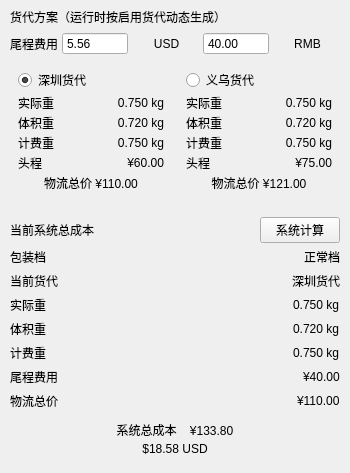
<?xml version="1.0" encoding="UTF-8"?>
<ui version="4.0">
<widget class="QWidget" name="logisticsPanel">
 <layout class="QVBoxLayout" name="logisticsPanelLayout" stretch="0,0">
  <property name="spacing"><number>0</number></property>
  <property name="leftMargin"><number>0</number></property>
  <property name="topMargin"><number>0</number></property>
  <property name="rightMargin"><number>0</number></property>
  <property name="bottomMargin"><number>0</number></property>
  <item>
  <widget class="QFrame" name="freightSection">
                   <property name="sizePolicy">
                    <sizepolicy hsizetype="Expanding" vsizetype="Preferred">
                     <horstretch>27</horstretch>
                     <verstretch>0</verstretch>
                    </sizepolicy>
                   </property>
                   <property name="minimumSize">
                    <size>
                     <width>350</width>
                     <height>0</height>
                    </size>
                   </property>
                   <property name="card" stdset="0">
                    <bool>true</bool>
                   </property>
                   <layout class="QVBoxLayout" name="freightLayout" stretch="0,0,1">
                    <property name="spacing">
                     <number>6</number>
                    </property>
                    <property name="leftMargin">
                     <number>10</number>
                    </property>
                    <property name="topMargin">
                     <number>8</number>
                    </property>
                    <property name="rightMargin">
                     <number>10</number>
                    </property>
                    <property name="bottomMargin">
                     <number>10</number>
                    </property>
                    <item>
                     <widget class="QLabel" name="lblFreightTitle">
                      <property name="sizePolicy">
                       <sizepolicy hsizetype="Preferred" vsizetype="Fixed">
                        <horstretch>0</horstretch>
                        <verstretch>0</verstretch>
                       </sizepolicy>
                      </property>
                      <property name="maximumSize">
                       <size>
                        <width>16777215</width>
                        <height>28</height>
                       </size>
                      </property>
                      <property name="text">
                       <string>货代方案（运行时按启用货代动态生成）</string>
                      </property>
                      <property name="sectionTitle" stdset="0">
                       <bool>true</bool>
                      </property>
                     </widget>
                    </item>
                    <item>
                     <layout class="QGridLayout" name="tailFreightLayout" columnstretch="0,1,1">
                      <property name="leftMargin">
                       <number>0</number>
                      </property>
                      <property name="topMargin">
                       <number>0</number>
                      </property>
                      <property name="rightMargin">
                       <number>0</number>
                      </property>
                      <property name="bottomMargin">
                       <number>0</number>
                      </property>
                      <property name="spacing">
                       <number>4</number>
                      </property>
                      <item row="0" column="0">
                       <widget class="QLabel" name="lblTailFreight">
                        <property name="text">
                         <string>尾程费用</string>
                        </property>
                       </widget>
                      </item>
                      <item row="0" column="1">
                       <layout class="QHBoxLayout" name="layout_spinTailFreightUsd">
                        <property name="spacing">
                         <number>6</number>
                        </property>
                        <property name="leftMargin">
                         <number>0</number>
                        </property>
                        <property name="topMargin">
                         <number>0</number>
                        </property>
                        <property name="rightMargin">
                         <number>0</number>
                        </property>
                        <property name="bottomMargin">
                         <number>0</number>
                        </property>
                        <item>
                         <widget class="QDoubleSpinBox" name="spinTailFreightUsd">
                          <property name="toolTip">
                           <string>可编辑尾程费用（USD）</string>
                          </property>
                          <property name="readOnly">
                           <bool>false</bool>
                          </property>
                          <property name="buttonSymbols">
                           <enum>QAbstractSpinBox::NoButtons</enum>
                          </property>
                          <property name="decimals">
                           <number>2</number>
                          </property>
                          <property name="minimum">
                           <double>0.000000000000000</double>
                          </property>
                          <property name="maximum">
                           <double>9999.000000000000000</double>
                          </property>
                          <property name="singleStep">
                           <double>1.000000000000000</double>
                          </property>
                          <property name="value">
                           <double>5.560000000000000</double>
                          </property>
                         </widget>
                        </item>
                        <item>
                         <widget class="QLabel" name="unit_spinTailFreightUsd">
                          <property name="minimumSize">
                           <size>
                            <width>36</width>
                            <height>0</height>
                           </size>
                          </property>
                          <property name="text">
                           <string>USD</string>
                          </property>
                          <property name="alignment">
                           <set>Qt::AlignmentFlag::AlignCenter</set>
                          </property>
                          <property name="unitLabel" stdset="0">
                           <bool>true</bool>
                          </property>
                         </widget>
                        </item>
                       </layout>
                      </item>
                      <item row="0" column="2">
                       <layout class="QHBoxLayout" name="layout_spinTailFreightRmb">
                        <property name="spacing">
                         <number>6</number>
                        </property>
                        <property name="leftMargin">
                         <number>0</number>
                        </property>
                        <property name="topMargin">
                         <number>0</number>
                        </property>
                        <property name="rightMargin">
                         <number>0</number>
                        </property>
                        <property name="bottomMargin">
                         <number>0</number>
                        </property>
                        <item>
                         <widget class="QDoubleSpinBox" name="spinTailFreightRmb">
                          <property name="toolTip">
                           <string>按当前汇率换算，仅显示</string>
                          </property>
                          <property name="readOnly">
                           <bool>true</bool>
                          </property>
                          <property name="buttonSymbols">
                           <enum>QAbstractSpinBox::NoButtons</enum>
                          </property>
                          <property name="decimals">
                           <number>2</number>
                          </property>
                          <property name="minimum">
                           <double>0.000000000000000</double>
                          </property>
                          <property name="maximum">
                           <double>99999.000000000000000</double>
                          </property>
                          <property name="singleStep">
                           <double>1.000000000000000</double>
                          </property>
                          <property name="value">
                           <double>40.000000000000000</double>
                          </property>
                          <property name="preview" stdset="0">
                           <bool>true</bool>
                          </property>
                         </widget>
                        </item>
                        <item>
                         <widget class="QLabel" name="unit_spinTailFreightRmb">
                          <property name="minimumSize">
                           <size>
                            <width>36</width>
                            <height>0</height>
                           </size>
                          </property>
                          <property name="text">
                           <string>RMB</string>
                          </property>
                          <property name="alignment">
                           <set>Qt::AlignmentFlag::AlignCenter</set>
                          </property>
                          <property name="unitLabel" stdset="0">
                           <bool>true</bool>
                          </property>
                         </widget>
                        </item>
                       </layout>
                      </item>
                     </layout>
                    </item>
                    <item>
                     <layout class="QHBoxLayout" name="forwarderCardsLayout" stretch="1,1">
                      <property name="spacing">
                       <number>6</number>
                      </property>
                      <property name="leftMargin">
                       <number>0</number>
                      </property>
                      <property name="topMargin">
                       <number>0</number>
                      </property>
                      <property name="rightMargin">
                       <number>0</number>
                      </property>
                      <property name="bottomMargin">
                       <number>0</number>
                      </property>
                      <item>
                       <widget class="QFrame" name="forwarderCardShenzhen">
                        <property name="sizePolicy">
                         <sizepolicy hsizetype="Expanding" vsizetype="Expanding">
                          <horstretch>1</horstretch>
                          <verstretch>1</verstretch>
                         </sizepolicy>
                        </property>
                        <property name="minimumSize">
                         <size>
                          <width>145</width>
                          <height>0</height>
                         </size>
                        </property>
                        <property name="selected" stdset="0">
                         <bool>true</bool>
                        </property>
                        <layout class="QGridLayout" name="forwarderShenzhenLayout" columnstretch="1,1">
                         <property name="leftMargin">
                          <number>8</number>
                         </property>
                         <property name="topMargin">
                          <number>7</number>
                         </property>
                         <property name="rightMargin">
                          <number>8</number>
                         </property>
                         <property name="bottomMargin">
                          <number>7</number>
                         </property>
                         <property name="spacing">
                          <number>2</number>
                         </property>
                         <item row="0" column="0" colspan="2">
                          <widget class="QRadioButton" name="radioForwarderShenzhen">
                           <property name="text">
                            <string>深圳货代</string>
                           </property>
                           <property name="checked">
                            <bool>true</bool>
                           </property>
                          </widget>
                         </item>
                         <item row="1" column="0">
                          <widget class="QLabel" name="lblShenzhen1Name">
                           <property name="text">
                            <string>实际重</string>
                           </property>
                          </widget>
                         </item>
                         <item row="1" column="1">
                          <widget class="QLabel" name="lblShenzhen1Value">
                           <property name="text">
                            <string>0.750 kg</string>
                           </property>
                           <property name="alignment">
                            <set>Qt::AlignmentFlag::AlignRight|Qt::AlignmentFlag::AlignTrailing|Qt::AlignmentFlag::AlignVCenter</set>
                           </property>
                          </widget>
                         </item>
                         <item row="2" column="0">
                          <widget class="QLabel" name="lblShenzhen2Name">
                           <property name="text">
                            <string>体积重</string>
                           </property>
                          </widget>
                         </item>
                         <item row="2" column="1">
                          <widget class="QLabel" name="lblShenzhen2Value">
                           <property name="text">
                            <string>0.720 kg</string>
                           </property>
                           <property name="alignment">
                            <set>Qt::AlignmentFlag::AlignRight|Qt::AlignmentFlag::AlignTrailing|Qt::AlignmentFlag::AlignVCenter</set>
                           </property>
                          </widget>
                         </item>
                         <item row="3" column="0">
                          <widget class="QLabel" name="lblShenzhen3Name">
                           <property name="text">
                            <string>计费重</string>
                           </property>
                          </widget>
                         </item>
                         <item row="3" column="1">
                          <widget class="QLabel" name="lblShenzhen3Value">
                           <property name="text">
                            <string>0.750 kg</string>
                           </property>
                           <property name="alignment">
                            <set>Qt::AlignmentFlag::AlignRight|Qt::AlignmentFlag::AlignTrailing|Qt::AlignmentFlag::AlignVCenter</set>
                           </property>
                          </widget>
                         </item>
                         <item row="4" column="0">
                          <widget class="QLabel" name="lblShenzhen4Name">
                           <property name="text">
                            <string>头程</string>
                           </property>
                          </widget>
                         </item>
                         <item row="4" column="1">
                          <widget class="QLabel" name="lblShenzhen4Value">
                           <property name="text">
                            <string>¥60.00</string>
                           </property>
                           <property name="alignment">
                            <set>Qt::AlignmentFlag::AlignRight|Qt::AlignmentFlag::AlignTrailing|Qt::AlignmentFlag::AlignVCenter</set>
                           </property>
                          </widget>
                         </item>
                         <item row="5" column="0" colspan="2">
                          <widget class="QLabel" name="lblShenzhenTotal">
                           <property name="text">
                            <string>物流总价 ¥110.00</string>
                           </property>
                           <property name="alignment">
                            <set>Qt::AlignmentFlag::AlignCenter</set>
                           </property>
                           <property name="totalValue" stdset="0">
                            <bool>true</bool>
                           </property>
                          </widget>
                         </item>
                        </layout>
                        <property name="uiPlaceholder">
                         <bool>true</bool>
                        </property>
                       </widget>
                      </item>
                      <item>
                       <widget class="QFrame" name="forwarderCardYiwu">
                        <property name="sizePolicy">
                         <sizepolicy hsizetype="Expanding" vsizetype="Expanding">
                          <horstretch>1</horstretch>
                          <verstretch>1</verstretch>
                         </sizepolicy>
                        </property>
                        <property name="minimumSize">
                         <size>
                          <width>145</width>
                          <height>0</height>
                         </size>
                        </property>
                        <layout class="QGridLayout" name="forwarderYiwuLayout" columnstretch="1,1">
                         <property name="leftMargin">
                          <number>8</number>
                         </property>
                         <property name="topMargin">
                          <number>7</number>
                         </property>
                         <property name="rightMargin">
                          <number>8</number>
                         </property>
                         <property name="bottomMargin">
                          <number>7</number>
                         </property>
                         <property name="spacing">
                          <number>2</number>
                         </property>
                         <item row="0" column="0" colspan="2">
                          <widget class="QRadioButton" name="radioForwarderYiwu">
                           <property name="text">
                            <string>义乌货代</string>
                           </property>
                          </widget>
                         </item>
                         <item row="1" column="0">
                          <widget class="QLabel" name="lblYiwu1Name">
                           <property name="text">
                            <string>实际重</string>
                           </property>
                          </widget>
                         </item>
                         <item row="1" column="1">
                          <widget class="QLabel" name="lblYiwu1Value">
                           <property name="text">
                            <string>0.750 kg</string>
                           </property>
                           <property name="alignment">
                            <set>Qt::AlignmentFlag::AlignRight|Qt::AlignmentFlag::AlignTrailing|Qt::AlignmentFlag::AlignVCenter</set>
                           </property>
                          </widget>
                         </item>
                         <item row="2" column="0">
                          <widget class="QLabel" name="lblYiwu2Name">
                           <property name="text">
                            <string>体积重</string>
                           </property>
                          </widget>
                         </item>
                         <item row="2" column="1">
                          <widget class="QLabel" name="lblYiwu2Value">
                           <property name="text">
                            <string>0.720 kg</string>
                           </property>
                           <property name="alignment">
                            <set>Qt::AlignmentFlag::AlignRight|Qt::AlignmentFlag::AlignTrailing|Qt::AlignmentFlag::AlignVCenter</set>
                           </property>
                          </widget>
                         </item>
                         <item row="3" column="0">
                          <widget class="QLabel" name="lblYiwu3Name">
                           <property name="text">
                            <string>计费重</string>
                           </property>
                          </widget>
                         </item>
                         <item row="3" column="1">
                          <widget class="QLabel" name="lblYiwu3Value">
                           <property name="text">
                            <string>0.750 kg</string>
                           </property>
                           <property name="alignment">
                            <set>Qt::AlignmentFlag::AlignRight|Qt::AlignmentFlag::AlignTrailing|Qt::AlignmentFlag::AlignVCenter</set>
                           </property>
                          </widget>
                         </item>
                         <item row="4" column="0">
                          <widget class="QLabel" name="lblYiwu4Name">
                           <property name="text">
                            <string>头程</string>
                           </property>
                          </widget>
                         </item>
                         <item row="4" column="1">
                          <widget class="QLabel" name="lblYiwu4Value">
                           <property name="text">
                            <string>¥75.00</string>
                           </property>
                           <property name="alignment">
                            <set>Qt::AlignmentFlag::AlignRight|Qt::AlignmentFlag::AlignTrailing|Qt::AlignmentFlag::AlignVCenter</set>
                           </property>
                          </widget>
                         </item>
                         <item row="5" column="0" colspan="2">
                          <widget class="QLabel" name="lblYiwuTotal">
                           <property name="text">
                            <string>物流总价 ¥121.00</string>
                           </property>
                           <property name="alignment">
                            <set>Qt::AlignmentFlag::AlignCenter</set>
                           </property>
                           <property name="totalValue" stdset="0">
                            <bool>true</bool>
                           </property>
                          </widget>
                         </item>
                        </layout>
                        <property name="uiPlaceholder">
                         <bool>true</bool>
                        </property>
                       </widget>
                      </item>
                     </layout>
                    </item>
                   </layout>
                  </widget>
  </item>
  <item>
  <widget class="QFrame" name="systemCostSection">
                   <property name="sizePolicy">
                    <sizepolicy hsizetype="Expanding" vsizetype="Preferred">
                     <horstretch>16</horstretch>
                     <verstretch>0</verstretch>
                    </sizepolicy>
                   </property>
                   <property name="minimumSize">
                    <size>
                     <width>220</width>
                     <height>0</height>
                    </size>
                   </property>
                   <property name="card" stdset="0">
                    <bool>true</bool>
                   </property>
                   <layout class="QVBoxLayout" name="systemCostLayout" stretch="0,0,0,0,0,0,0,0,1">
                    <property name="spacing">
                     <number>4</number>
                    </property>
                    <property name="leftMargin">
                     <number>10</number>
                    </property>
                    <property name="topMargin">
                     <number>8</number>
                    </property>
                    <property name="rightMargin">
                     <number>10</number>
                    </property>
                    <property name="bottomMargin">
                     <number>10</number>
                    </property>
                    <item>
                     <layout class="QHBoxLayout" name="systemCostHeaderLayout">
                      <property name="spacing">
                       <number>5</number>
                      </property>
                      <property name="leftMargin">
                       <number>0</number>
                      </property>
                      <property name="topMargin">
                       <number>0</number>
                      </property>
                      <property name="rightMargin">
                       <number>0</number>
                      </property>
                      <property name="bottomMargin">
                       <number>0</number>
                      </property>
                      <item>
                       <widget class="QLabel" name="lblSystemCostTitle">
                        <property name="sizePolicy">
                         <sizepolicy hsizetype="Preferred" vsizetype="Fixed">
                          <horstretch>0</horstretch>
                          <verstretch>0</verstretch>
                         </sizepolicy>
                        </property>
                        <property name="maximumSize">
                         <size>
                          <width>16777215</width>
                          <height>28</height>
                         </size>
                        </property>
                        <property name="text">
                         <string>当前系统总成本</string>
                        </property>
                        <property name="sectionTitle" stdset="0">
                         <bool>true</bool>
                        </property>
                       </widget>
                      </item>
                      <item>
                       <spacer name="systemCostHeaderSpacer">
                        <property name="orientation">
                         <enum>Qt::Orientation::Horizontal</enum>
                        </property>
                        <property name="sizeType">
                         <enum>QSizePolicy::Policy::Expanding</enum>
                        </property>
                        <property name="sizeHint" stdset="0">
                         <size>
                          <width>20</width>
                          <height>20</height>
                         </size>
                        </property>
                       </spacer>
                      </item>
                      <item>
                       <widget class="QPushButton" name="btnSystemCalculate">
                        <property name="sizePolicy">
                         <sizepolicy hsizetype="Fixed" vsizetype="Fixed">
                          <horstretch>0</horstretch>
                          <verstretch>0</verstretch>
                         </sizepolicy>
                        </property>
                        <property name="maximumSize">
                         <size>
                          <width>90</width>
                          <height>30</height>
                         </size>
                        </property>
                        <property name="text">
                         <string>系统计算</string>
                        </property>
                        <property name="visible">
                         <bool>false</bool>
                        </property>
                       </widget>
                      </item>
                     </layout>
                    </item>
                    <item>
                     <layout class="QHBoxLayout" name="systemCostRow0">
                      <property name="spacing">
                       <number>5</number>
                      </property>
                      <property name="leftMargin">
                       <number>0</number>
                      </property>
                      <property name="topMargin">
                       <number>0</number>
                      </property>
                      <property name="rightMargin">
                       <number>0</number>
                      </property>
                      <property name="bottomMargin">
                       <number>0</number>
                      </property>
                      <item>
                       <widget class="QLabel" name="lblSystemCostName0">
                        <property name="text">
                         <string>包装档</string>
                        </property>
                       </widget>
                      </item>
                      <item>
                       <spacer name="systemCostSpacer0">
                        <property name="orientation">
                         <enum>Qt::Orientation::Horizontal</enum>
                        </property>
                        <property name="sizeType">
                         <enum>QSizePolicy::Policy::Expanding</enum>
                        </property>
                        <property name="sizeHint" stdset="0">
                         <size>
                          <width>20</width>
                          <height>20</height>
                         </size>
                        </property>
                       </spacer>
                      </item>
                      <item>
                       <widget class="QLabel" name="lblSystemCostValue0">
                        <property name="text">
                         <string>正常档</string>
                        </property>
                       </widget>
                      </item>
                     </layout>
                    </item>
                    <item>
                     <layout class="QHBoxLayout" name="systemCostRow1">
                      <property name="spacing">
                       <number>5</number>
                      </property>
                      <property name="leftMargin">
                       <number>0</number>
                      </property>
                      <property name="topMargin">
                       <number>0</number>
                      </property>
                      <property name="rightMargin">
                       <number>0</number>
                      </property>
                      <property name="bottomMargin">
                       <number>0</number>
                      </property>
                      <item>
                       <widget class="QLabel" name="lblSystemCostName1">
                        <property name="text">
                         <string>当前货代</string>
                        </property>
                       </widget>
                      </item>
                      <item>
                       <spacer name="systemCostSpacer1">
                        <property name="orientation">
                         <enum>Qt::Orientation::Horizontal</enum>
                        </property>
                        <property name="sizeType">
                         <enum>QSizePolicy::Policy::Expanding</enum>
                        </property>
                        <property name="sizeHint" stdset="0">
                         <size>
                          <width>20</width>
                          <height>20</height>
                         </size>
                        </property>
                       </spacer>
                      </item>
                      <item>
                       <widget class="QLabel" name="lblSystemCostValue1">
                        <property name="text">
                         <string>深圳货代</string>
                        </property>
                       </widget>
                      </item>
                     </layout>
                    </item>
                    <item>
                     <layout class="QHBoxLayout" name="systemCostRow2">
                      <property name="spacing">
                       <number>5</number>
                      </property>
                      <property name="leftMargin">
                       <number>0</number>
                      </property>
                      <property name="topMargin">
                       <number>0</number>
                      </property>
                      <property name="rightMargin">
                       <number>0</number>
                      </property>
                      <property name="bottomMargin">
                       <number>0</number>
                      </property>
                      <item>
                       <widget class="QLabel" name="lblSystemCostName2">
                        <property name="text">
                         <string>实际重</string>
                        </property>
                       </widget>
                      </item>
                      <item>
                       <spacer name="systemCostSpacer2">
                        <property name="orientation">
                         <enum>Qt::Orientation::Horizontal</enum>
                        </property>
                        <property name="sizeType">
                         <enum>QSizePolicy::Policy::Expanding</enum>
                        </property>
                        <property name="sizeHint" stdset="0">
                         <size>
                          <width>20</width>
                          <height>20</height>
                         </size>
                        </property>
                       </spacer>
                      </item>
                      <item>
                       <widget class="QLabel" name="lblSystemCostValue2">
                        <property name="text">
                         <string>0.750 kg</string>
                        </property>
                       </widget>
                      </item>
                     </layout>
                    </item>
                    <item>
                     <layout class="QHBoxLayout" name="systemCostRow3">
                      <property name="spacing">
                       <number>5</number>
                      </property>
                      <property name="leftMargin">
                       <number>0</number>
                      </property>
                      <property name="topMargin">
                       <number>0</number>
                      </property>
                      <property name="rightMargin">
                       <number>0</number>
                      </property>
                      <property name="bottomMargin">
                       <number>0</number>
                      </property>
                      <item>
                       <widget class="QLabel" name="lblSystemCostName3">
                        <property name="text">
                         <string>体积重</string>
                        </property>
                       </widget>
                      </item>
                      <item>
                       <spacer name="systemCostSpacer3">
                        <property name="orientation">
                         <enum>Qt::Orientation::Horizontal</enum>
                        </property>
                        <property name="sizeType">
                         <enum>QSizePolicy::Policy::Expanding</enum>
                        </property>
                        <property name="sizeHint" stdset="0">
                         <size>
                          <width>20</width>
                          <height>20</height>
                         </size>
                        </property>
                       </spacer>
                      </item>
                      <item>
                       <widget class="QLabel" name="lblSystemCostValue3">
                        <property name="text">
                         <string>0.720 kg</string>
                        </property>
                       </widget>
                      </item>
                     </layout>
                    </item>
                    <item>
                     <layout class="QHBoxLayout" name="systemCostRow4">
                      <property name="spacing">
                       <number>5</number>
                      </property>
                      <property name="leftMargin">
                       <number>0</number>
                      </property>
                      <property name="topMargin">
                       <number>0</number>
                      </property>
                      <property name="rightMargin">
                       <number>0</number>
                      </property>
                      <property name="bottomMargin">
                       <number>0</number>
                      </property>
                      <item>
                       <widget class="QLabel" name="lblSystemCostName4">
                        <property name="text">
                         <string>计费重</string>
                        </property>
                       </widget>
                      </item>
                      <item>
                       <spacer name="systemCostSpacer4">
                        <property name="orientation">
                         <enum>Qt::Orientation::Horizontal</enum>
                        </property>
                        <property name="sizeType">
                         <enum>QSizePolicy::Policy::Expanding</enum>
                        </property>
                        <property name="sizeHint" stdset="0">
                         <size>
                          <width>20</width>
                          <height>20</height>
                         </size>
                        </property>
                       </spacer>
                      </item>
                      <item>
                       <widget class="QLabel" name="lblSystemCostValue4">
                        <property name="text">
                         <string>0.750 kg</string>
                        </property>
                       </widget>
                      </item>
                     </layout>
                    </item>
                    <item>
                     <layout class="QHBoxLayout" name="systemCostRow6">
                      <property name="spacing">
                       <number>5</number>
                      </property>
                      <property name="leftMargin">
                       <number>0</number>
                      </property>
                      <property name="topMargin">
                       <number>0</number>
                      </property>
                      <property name="rightMargin">
                       <number>0</number>
                      </property>
                      <property name="bottomMargin">
                       <number>0</number>
                      </property>
                      <item>
                       <widget class="QLabel" name="lblSystemCostName6">
                        <property name="text">
                         <string>尾程费用</string>
                        </property>
                       </widget>
                      </item>
                      <item>
                       <spacer name="systemCostSpacer6">
                        <property name="orientation">
                         <enum>Qt::Orientation::Horizontal</enum>
                        </property>
                        <property name="sizeType">
                         <enum>QSizePolicy::Policy::Expanding</enum>
                        </property>
                        <property name="sizeHint" stdset="0">
                         <size>
                          <width>20</width>
                          <height>20</height>
                         </size>
                        </property>
                       </spacer>
                      </item>
                      <item>
                       <widget class="QLabel" name="lblSystemCostValue6">
                        <property name="text">
                         <string>¥40.00</string>
                        </property>
                        <property name="toolTip">
                         <string>尾程费用单独显示，并已计入物流总价和系统总成本</string>
                        </property>
                       </widget>
                      </item>
                     </layout>
                    </item>
                    <item>
                     <layout class="QHBoxLayout" name="systemCostRow5">
                      <property name="spacing">
                       <number>5</number>
                      </property>
                      <property name="leftMargin">
                       <number>0</number>
                      </property>
                      <property name="topMargin">
                       <number>0</number>
                      </property>
                      <property name="rightMargin">
                       <number>0</number>
                      </property>
                      <property name="bottomMargin">
                       <number>0</number>
                      </property>
                      <item>
                       <widget class="QLabel" name="lblSystemCostName5">
                        <property name="text">
                         <string>物流总价</string>
                        </property>
                       </widget>
                      </item>
                      <item>
                       <spacer name="systemCostSpacer5">
                        <property name="orientation">
                         <enum>Qt::Orientation::Horizontal</enum>
                        </property>
                        <property name="sizeType">
                         <enum>QSizePolicy::Policy::Expanding</enum>
                        </property>
                        <property name="sizeHint" stdset="0">
                         <size>
                          <width>20</width>
                          <height>20</height>
                         </size>
                        </property>
                       </spacer>
                      </item>
                      <item>
                       <widget class="QLabel" name="lblSystemCostValue5">
                        <property name="text">
                         <string>¥110.00</string>
                        </property>
                       </widget>
                      </item>
                     </layout>
                    </item>
                    <item>
                     <widget class="QFrame" name="systemTotalBox">
                      <property name="sizePolicy">
                       <sizepolicy hsizetype="Expanding" vsizetype="Fixed">
                        <horstretch>0</horstretch>
                        <verstretch>0</verstretch>
                       </sizepolicy>
                      </property>
                      <property name="minimumSize">
                       <size>
                        <width>0</width>
                        <height>48</height>
                       </size>
                      </property>
                      <property name="maximumSize">
                       <size>
                        <width>16777215</width>
                        <height>58</height>
                       </size>
                      </property>
                      <property name="card" stdset="0">
                       <bool>true</bool>
                      </property>
                      <layout class="QVBoxLayout" name="systemTotalLayout">
                       <property name="spacing">
                        <number>1</number>
                       </property>
                       <property name="leftMargin">
                        <number>8</number>
                       </property>
                       <property name="topMargin">
                        <number>6</number>
                       </property>
                       <property name="rightMargin">
                        <number>8</number>
                       </property>
                       <property name="bottomMargin">
                        <number>6</number>
                       </property>
                       <item>
                        <widget class="QLabel" name="lblSystemTotalRmb">
                         <property name="text">
                          <string>系统总成本    ¥133.80</string>
                         </property>
                         <property name="alignment">
                          <set>Qt::AlignmentFlag::AlignCenter</set>
                         </property>
                        </widget>
                       </item>
                       <item>
                        <widget class="QLabel" name="lblSystemTotalUsd">
                         <property name="text">
                          <string>$18.58 USD</string>
                         </property>
                         <property name="alignment">
                          <set>Qt::AlignmentFlag::AlignCenter</set>
                         </property>
                        </widget>
                       </item>
                      </layout>
                     </widget>
                    </item>
                   </layout>
                  </widget>
  </item>
 </layout>
</widget>

</ui>
